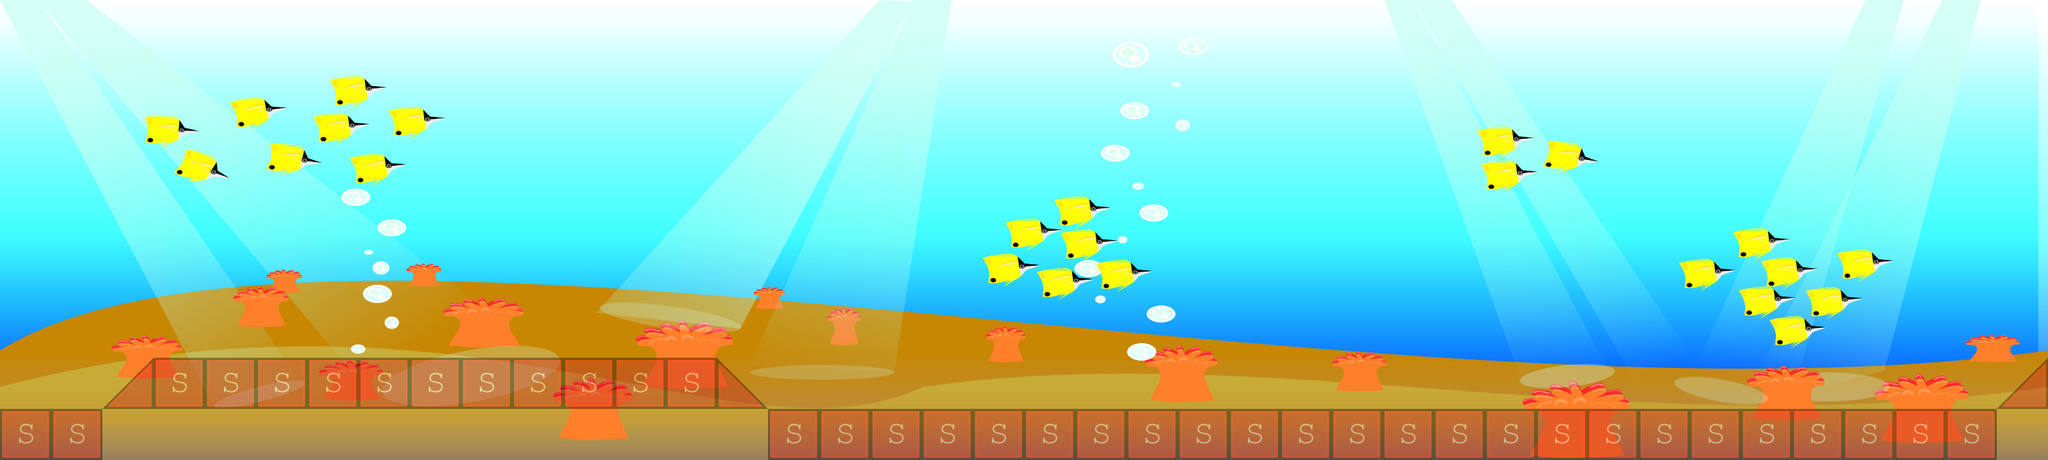

This is a level from a 2D game, rendered from its Tiled map with the project's own tilesets. A one-line summary and the map file follow, with tile-layer data summarised:
An orthogonal 40x9 tile map with 70x70 px tiles, 2 tile layers (background1, collision), 2 tilesets and 2 objects (PlayerBase, EnemyBase).

<map version="1.0" orientation="orthogonal" renderorder="right-down" width="40" height="9" tilewidth="70" tileheight="70">
 <tileset firstgid="1" name="Background2" tilewidth="2800" tileheight="630">
  <image source="../img/Background2.png" width="2800" height="630" />
 </tileset>
 <tileset firstgid="2" name="meta-tiles" tilewidth="70" tileheight="70">
  <image source="../img/meta-tiles.png" width="350" height="70" />
  <tile id="1">
   <properties>
    <property name="type" value="lslope" />
   </properties>
  </tile>
  <tile id="3">
   <properties>
    <property name="type" value="rslope" />
   </properties>
  </tile>
  <tile id="4">
   <properties>
    <property name="type" value="solid" />
   </properties>
  </tile>
 </tileset>
 <layer name="background1" width="40" height="9">
  <data>[360 cells, 1 non-empty, 1 distinct tile ids]</data>
 </layer>
 <layer name="collision" width="40" height="9" opacity="0.39">
  <data>[360 cells, 40 non-empty, 3 distinct tile ids]</data>
 </layer>
 <objectgroup name="Bases">
  <object name="PlayerBase" x="350.667" y="350.667" width="66.6667" height="137.333" />
  <object name="EnemyBase" x="2589.33" y="418.667" width="68" height="140" />
 </objectgroup>
</map>
